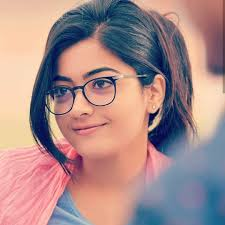
#> input picture FacialRecognition/downloaded_images/images.jpg, 225 x 225 px; its folder holds only this picture in this run
$ python 04_cloud_handler.py
#> lines starting #> are read from the running program, lines starting #| are printed output that depends on the picture
# from datetime import datetime
import datetime
import os
import cv2
import re
import urllib.request
import firebase_admin
import smtplib, ssl
from firebase_admin import credentials, storage
import numpy as np
from PIL import Image
import csv

DOWNLOAD_FOLDER = "downloaded_images"
DATASET_NEW_FOLDER = "dataset_new"

# Fetch the service account key JSON file contents
cred = credentials.Certificate("hackathonproject-b82e8-firebase-adminsdk-hfy9s-e4e53ddd7d.json")

# Initialize the app with a service account, granting admin privileges
app = firebase_admin.initialize_app(cred, {
    'storageBucket': 'hackathonproject-b82e8.appspot.com',
}, name='storage')


# 1. Download the image files from cloud
# [10 lines left out: function downloadDataForDataSet, not called in this run]

# Download images from firebase. These images needs to be recognised.
#downloadDataForDataSet()  #TODO frequent access to firebase not working correctly. Hence commented.


csv_reader = {}
with open('FaceDetails.csv', mode='r') as csv_file:
#> (reads FacialRecognition/FaceDetails.csv from the repository)
    csv_reader = csv.DictReader(csv_file)
    print("Dict created.")

# Python 3 program to split an alphanumeric string. hello123 will return hello
def getStringFromAlphaNumString(str):
    alpha = ""
    num = ""
    special = ""
    for i in range(len(str)):
        if (str[i].isdigit()):
            num = num+ str[i]
        elif((str[i] >= 'A' and str[i] <= 'Z') or (str[i] >= 'a' and str[i] <= 'z')):
            alpha += str[i]
        else:
            special += str[i]
    return alpha

# Name, id and email is stored in a csv file.
def getFaceidFromDictionary(name):
    # print ("CSV nameid value for : "+ name + ": " + csv_reader[name])
    try:
        line_count = 0
        with open('FaceDetails.csv', mode='r') as csv_file:
            csv_reader = csv.DictReader(csv_file)
            # print("getFaceidFromDictionary: Dict created.")
            line_count = 1
            for row in csv_reader:
                # print("getFaceidFromDictionary: checking name: " + row["name"])
                if (row["name"] == name):
                    return row["face_id"]
                line_count += 1
        # if entry not found, add a new entry into csv file
        with open('FaceDetails.csv', mode='a+', newline='') as csv_file:
            csv_columns = ["name", "face_id", "email"]
            # csv_writer.writeheader()
            csv_writer = csv.DictWriter(csv_file, fieldnames=csv_columns)
            csv_writer.writerow({'name': name, 'face_id': line_count, 'email': 'hello@hcl.com'})

            print(f'Processed {line_count} lines.')
    except IOError:
        print("IOERROR in opening CSV")

    return 1


def getFaceid(filename_key):
    filename, extention = os.path.splitext(filename_key)  # removing extension from filename
    # print(filename)
    name_key = getStringFromAlphaNumString(filename)
    print("getFaceid: name:" + name_key)
    face_id = getFaceidFromDictionary(name_key)
    return face_id

# ******************************************************************************************
def CREATE_DATASET():
    # 2. Create data set for training
    # Downloaded data is parsed and data set created.
    face_detector = cv2.CascadeClassifier('haarcascade_frontalface_default.xml')
    fileList = os.listdir(DOWNLOAD_FOLDER)
    count = 1
    # fileList = []
    for filename in fileList:
        print("FILENAME:: " + filename)
        img = cv2.imread(DOWNLOAD_FOLDER+"/"+filename)
#> img is the input picture: shape (225, 225, 3); mean B, G, R 138.1, 138.8, 167.7
        img = cv2.flip(img, -1)  # flip video image vertically
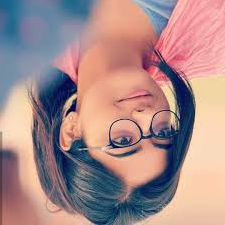
#> img: shape (225, 225, 3); mean B, G, R 138.1, 138.8, 167.7
        gray = cv2.cvtColor(img, cv2.COLOR_BGR2GRAY)
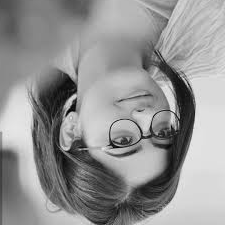
#> gray: shape (225, 225); min 2, max 237, mean 147.4
        faces = face_detector.detectMultiScale(gray, 1.3, 5)
#> faces = ()
        face_id = getFaceid(filename)

        for (x, y, w, h) in faces:
            print("Face detected in file: " + filename)
            cv2.rectangle(img, (x, y), (x + w, y + h), (255, 0, 0), 2)
            # Save the captured image into the datasets folder
            print ("creating dataset file: "+ DATASET_NEW_FOLDER + "/User." + str(face_id) + '.' + str(count) + ".jpg")
            cv2.imwrite(DATASET_NEW_FOLDER + "/User." + str(face_id) + '.' + str(count) + ".jpg", gray[y:y + h, x:x + w])
            count += 1
#> this loop made 0 passes
#> after the loop, count = 1
            # cv2.imshow('image', img)

CREATE_DATASET()

# *******************************************************************************************************
# Creating model

recognizer = cv2.face.LBPHFaceRecognizer_create()
detector = cv2.CascadeClassifier("haarcascade_frontalface_default.xml");


# function to get the images and label data
def getImagesAndLabels(path):
    print("inside getImageAndLabels")
#> (the run stopped early here; a loop or call above may not have finished)
